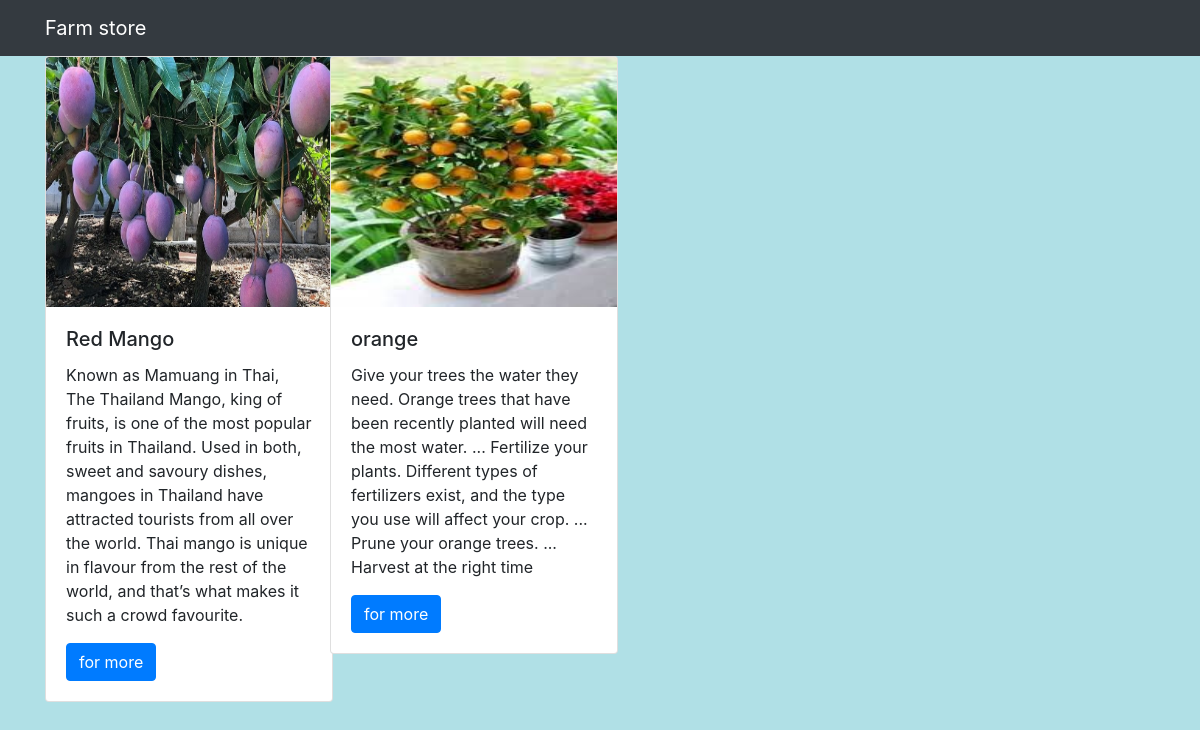
The page / on the database its author committed.
### farmapp/models.py (models this page shows, shortened)
class Farm(models.Model):
    name=models.CharField(max_length=250)
    desc=models.TextField()
    price=models.IntegerField()
    img=models.ImageField(upload_to='gallary')

### farmapp/views.py (the view)
# urls.py: path('',views.fun,name='fun'),
def fun(request):
    farm=Farm.objects.all()
    context={
        'farm_list':farm
    }
    return render(request,'index.html',context)

### templates/index.html
{% extends 'base.html' %}
{% block body %}
<div class="container">
    <div class="row">
        {% for i in farm_list %}
        <div class="col-md-3">
            <div class="card" style="width: 18rem;">
  <img class="card-img-top" src="{{i.img.url}}" alt="Card image cap" width="100px" height="250px">
  <div class="card-body">
    <h5 class="card-title">{{i.name}}</h5>
    <p class="card-text">{{i.desc}}</p>
    <a href="{% url 'farmapp:detail' i.id %}" class="btn btn-primary">for more</a>
  </div>
</div>
        </div>
        {% endfor %}
    </div>
</div>
{% endblock %}

### templates/base.html (shortened to what this page needs)
{% load static %}
<!DOCTYPE html>
<html lang="en">
<head>
    <link rel="stylesheet" href="https://cdn.jsdelivr.net/npm/bootstrap@4.0.0/dist/css/bootstrap.min.css">
    <link rel="stylesheet" href="{% static 'style.css' %}">
</head>
<body>
<nav class="navbar navbar-dark bg-dark">
  <div class="container">
    <a class="navbar-brand" href="#">
      Farm store
    </a>
  </div>
</nav>
{% block body %}
{% endblock %}
</body>
</html>

### static/style.css (style rules this page uses)
body { background-color: powderblue; }

### rows shown on the page
Farm: img (picture), name "Red Mango", desc "Known as Mamuang in Thai, The Thailand Mango, king of fruits, is one of the most popular fruits in Thailand. Used in both, sweet and savoury dishes, mangoes in Thailand have attracted tourists from all over the world. Thai mango is unique in flavour from the rest of the world, and that’s what makes it such a crowd favourite."
Farm: img (picture), name "orange", desc "Give your trees the water they need. Orange trees that have been recently planted will need the most water. ... Fertilize your plants. Different types of fertilizers exist, and the type you use will affect your crop. ... Prune your orange trees. ... Harvest at the right time"
